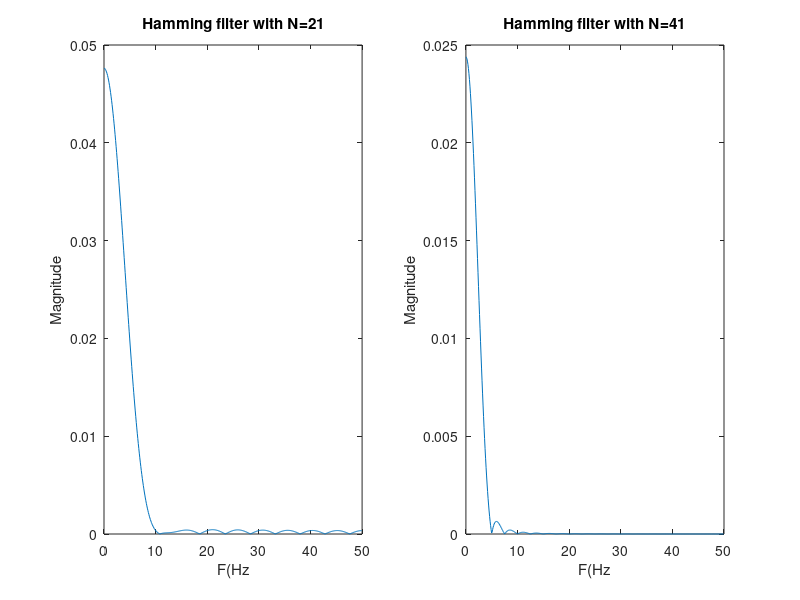
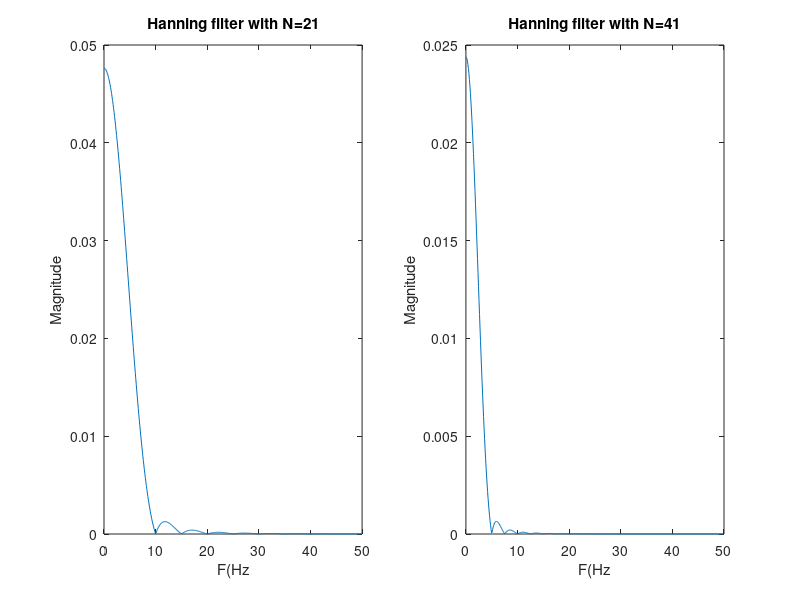
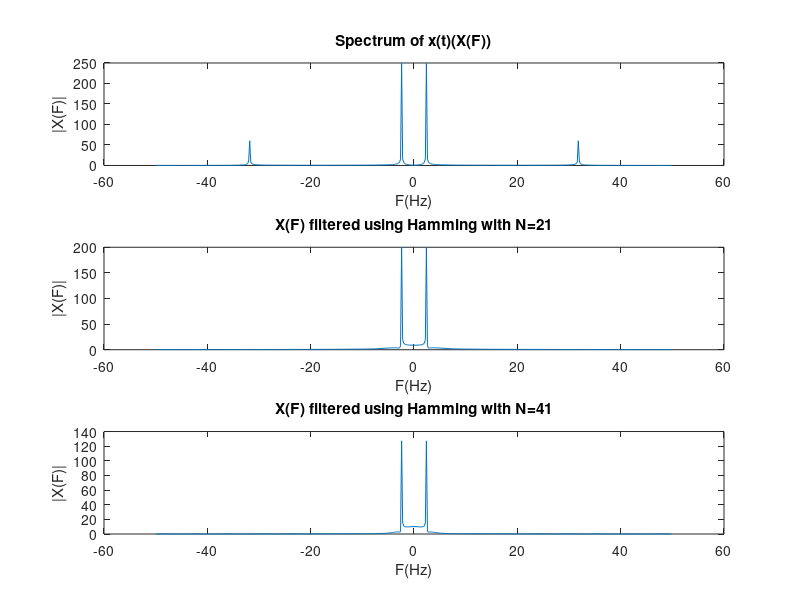
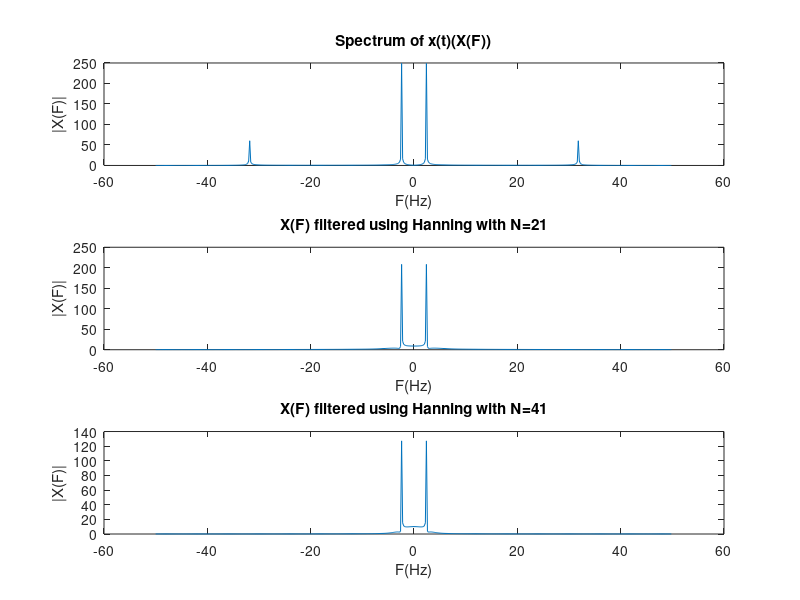

These figures' MATLAB source, in order:
clear all;
close all;
clc;

% Exercise 2 


%% Creation of common constants for all three questions
omega_c = 0.5*pi;
Fc = omega_c/(2*pi);
Nsmall = 21; 
Nbig = 41;

Fs = 100;

omega_n = Fc/(Fs/2);

%Set the axis fixing speedfunction
f_axis = @(w,Fs) 0:Fs/(2*length(w)):Fs/2-Fs/(2*length(w));


%Create the required filters, common for all quetsions

%Hammings
hamm21 = fir1(Nsmall-1, omega_n, hamming(Nsmall));
hamm41 = fir1(Nbig-1, omega_n, hann(Nbig));

%Hammings: Get the frequency response
[h_hamm21, w_hamm21] = freqz(hamm21,Nsmall);
[h_hamm41, w_hamm41] = freqz(hamm41,Nbig);


%-------------------------------

%Hannings
hann21 = fir1(Nsmall-1, omega_n, hann(Nsmall));
hann41 = fir1(Nbig-1, omega_n, hann(Nbig));

%Hannings: Get the frequency response
[h_hann21, w_hann21] = freqz(hann21,Nsmall);
[h_hann41, w_hann41] = freqz(hann41,Nbig);



%% Question (a)

Fs_A = 100; %Sampling Frequency

%Hammings: Fix the frequency axis
hamm21_f = f_axis(w_hamm21, Fs_A);
hamm41_f = f_axis(w_hamm41, Fs_A);

%Hammings: Fix the frequency axis
hann21_f = f_axis(w_hann21, Fs_A);
hann41_f = f_axis(w_hann41, Fs_A);

%Plot the hammings
figure();
subplot(1,2,1);
plot(hamm21_f, abs(h_hamm21));
title('Hamming filter with N=21');
ylabel('Magnitude');
xlabel('F(Hz');
subplot(1,2,2);
plot(hamm41_f, abs(h_hamm41));
title('Hamming filter with N=41');
ylabel('Magnitude');
xlabel('F(Hz');


%Plot the hannings
figure();
subplot(1,2,1);
plot(hann21_f, abs(h_hann21));
title('Hanning filter with N=21');
ylabel('Magnitude');
xlabel('F(Hz');
subplot(1,2,2);
plot(hann41_f, abs(h_hann41));
title('Hanning filter with N=41');
ylabel('Magnitude');
xlabel('F(Hz');



%% Question (b)

Fs_B = 100; %Sampling Frequency
Ts_B = 1/Fs_B;

%Set the sample space
N  = 500;
n = 0:N-1;

%Set the signal
x = sin(15*n*Ts_B) + 0.25*sin(200*n*Ts_B);


%Set the new frequency axis needed after the Fourier Transform and the
%applied sampling
f_axis = -Fs/2:Fs/N:Fs/2-Fs/N;

%Calculate the FT of x(t)
X = fftshift(fft(x));

%Filter the signal using the 4 filters
x_hamm21 = filter(hamm21, 1, x);
x_hamm41 = filter(hamm41, 1, x);
x_hann21 = filter(hann21, 1, x);
x_hann41 = filter(hann41, 1, x);

%Calculate FT of each filtered result to get the spectrum
X_mm21 = fftshift(fft(x_hamm21));
X_mm41 = fftshift(fft(x_hamm41));
X_nn21 = fftshift(fft(x_hann21));
X_nn41 = fftshift(fft(x_hann41));

figure()
subplot(3,1,1);
plot(f_axis, abs(X));
xlabel('F(Hz)');
ylabel('|X(F)|')
title('Spectrum of x(t)(X(F))');

subplot(3,1,2);
plot(f_axis, abs(X_mm21));
xlabel('F(Hz)');
ylabel('|X(F)|');
title('X(F) filtered using Hamming with N=21');

subplot(3,1,3);
plot(f_axis, abs(X_mm41));
xlabel('F(Hz)');
ylabel('|X(F)|');
title('X(F) filtered using Hamming with N=41');


figure()
subplot(3,1,1);
plot(f_axis, abs(X));
xlabel('F(Hz)');
ylabel('|X(F)|')
title('Spectrum of x(t)(X(F))');

subplot(3,1,2);
plot(f_axis, abs(X_nn21));
xlabel('F(Hz)');
ylabel('|X(F)|');
title('X(F) filtered using Hanning with N=21');

subplot(3,1,3);
plot(f_axis, abs(X_nn41));
xlabel('F(Hz)');
ylabel('|X(F)|');
title('X(F) filtered using Hanning with N=41');




%% Question (c)

Fs_C = 50; %Sampling Frequency
Ts_C = 1/Fs_C;

%Set the sample space
N  = 500;
n = 0:N-1;

%Set the signal
x = sin(15*n*Ts_C) + 0.25*sin(200*n*Ts_C);


%Set the new frequency axis needed after the Fourier Transform and the
%applied sampling
f_axis = -Fs_C/2:Fs_C/N:Fs_C/2-Fs_C/N;

%Calculate the FT of x(t)
X = fftshift(fft(x));

%Filter the signal using the 4 filters
x_hamm21 = filter(hamm21, 1, x);
x_hamm41 = filter(hamm41, 1, x);
x_hann21 = filter(hann21, 1, x);
x_hann41 = filter(hann41, 1, x);

%Calculate FT of each filtered result to get the spectrum
X_mm21 = fftshift(fft(x_hamm21));
X_mm41 = fftshift(fft(x_hamm41));
X_nn21 = fftshift(fft(x_hann21));
X_nn41 = fftshift(fft(x_hann41));

figure()
subplot(3,1,1);
plot(f_axis, abs(X));
xlabel('F(Hz)');
ylabel('|X(F)|')
title('Spectrum of x(t)(X(F)) at F_s=50Hz');

subplot(3,1,2);
plot(f_axis, abs(X_mm21));
xlabel('F(Hz)');
ylabel('|X(F)|');
title('X(F) filtered using Hamming with N=21');

subplot(3,1,3);
plot(f_axis, abs(X_mm41));
xlabel('F(Hz)');
ylabel('|X(F)|');
title('X(F) filtered using Hamming with N=41');


figure()
subplot(3,1,1);
plot(f_axis, abs(X));
xlabel('F(Hz)');
ylabel('|X(F)|')
title('Spectrum of x(t)(X(F)) at F_s=50Hz');

subplot(3,1,2);
plot(f_axis, abs(X_nn21));
xlabel('F(Hz)');
ylabel('|X(F)|');
title('X(F) filtered using Hanning with N=21');

subplot(3,1,3);
plot(f_axis, abs(X_nn41));
xlabel('F(Hz)');
ylabel('|X(F)|');
title('X(F) filtered using Hanning with N=41');

